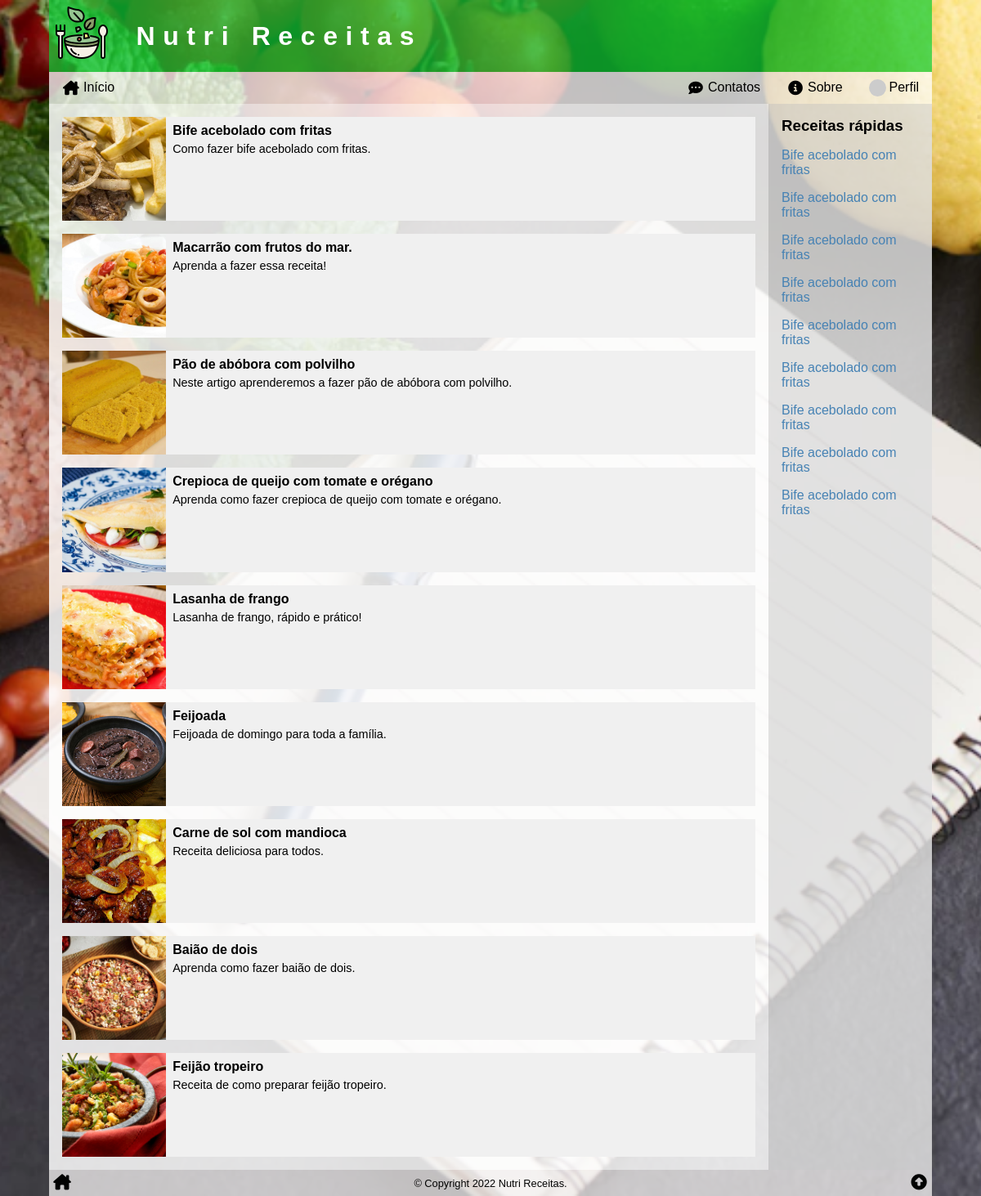
Screenshot of / (signed in) with the database file from the repository.
### tables this page shows
CREATE TABLE articles (
    art_id INT PRIMARY KEY AUTO_INCREMENT,
    art_title VARCHAR(127),
    art_intro VARCHAR(255),
    art_thumb VARCHAR(255),
    art_content TEXT,
    art_author INT,
    art_date TIMESTAMP DEFAULT CURRENT_TIMESTAMP,
    art_status ENUM('on', 'off', 'deleted') DEFAULT 'on',
    art_views INT DEFAULT 0,
    FOREIGN KEY (art_author) REFERENCES users (user_id)
);

### index.php (the view, shortened to what this page needs)
<?php
require($_SERVER['DOCUMENT_ROOT'] . '/_config.php');
$sql = <<<SQL
SELECT art_id, art_title, art_intro, art_thumb
    FROM articles
WHERE art_status = 'on'
    AND art_date <= NOW()
ORDER BY art_date DESC;
SQL;
$res = $conn->query($sql);
$artigos = '<div class="items">' . "\n";
while ($artigo = $res->fetch_assoc()) :
    $artigos .= <<<HTML
        <div class="item" onclick="location.href='/ler/?id={$artigo['art_id']}'">
            <div class="thumb" style="background-image: url('{$artigo['art_thumb']}')" title="Imagem de {$artigo['art_title']}"></div>
            <div class="body">
                <h4>{$artigo['art_title']}</h4>
                <span>{$artigo['art_intro']}</span>
            </div>
        </div>
HTML;
endwhile;
$artigos .= '</div>';
require($_SERVER['DOCUMENT_ROOT'] . '/_header.php');
?>
<section>
    <?php
    echo $artigos;
    ?>
</section>
<aside>
    <h3>Receitas rápidas</h3>
    <p><a href="/ler/?id=1">Bife acebolado com fritas</a></p>
    <p><a href="/ler/?id=2">Bife acebolado com fritas</a></p>
    <p><a href="/ler/?id=3">Bife acebolado com fritas</a></p>
    <p><a href="/ler/?id=4">Bife acebolado com fritas</a></p>
    <p><a href="/ler/?id=5">Bife acebolado com fritas</a></p>
    <p><a href="/ler/?id=6">Bife acebolado com fritas</a></p>
    <p><a href="/ler/?id=7">Bife acebolado com fritas</a></p>
    <p><a href="/ler/?id=8">Bife acebolado com fritas</a></p>
    <p><a href="/ler/?id=9">Bife acebolado com fritas</a></p>
</aside>
<?php
require($_SERVER['DOCUMENT_ROOT'] . '/_footer.php');

### style.css (style rules this page uses)
* { box-sizing: border-box; outline: none; transition: .2s; }
html, body { position: relative; width: 100%; height: 100%; padding: 0; margin: 0; font-family:'Gill Sans', 'Gill Sans MT', Calibri, 'Trebuchet MS', sans-serif; font-size: 16px; }
a { color: steelblue; text-decoration: none; }
header, nav, section, article, main, aside, footer { display: block; }
body { background-color: rgb(170, 170, 170); background-attachment: fixed; background-image: url('/img/background.png'); background-position: center; background-repeat: no-repeat; background-size: cover; }
.wrap>main>section, .wrap>main>aside { padding: 1rem; }
.wrap>main>section { flex-grow: 1; background-color: rgba(255, 255, 255, .85); }
.wrap>main>aside { border-top: 3px dotted grey; background: rgba(224, 224, 224, .85); }
.wrap>main>section>h2:first-child, .wrap>main>aside>h3:first-child { margin: 0; }
.item { background-color: rgb(240, 240, 240); margin-bottom: 1rem; border: 1px grey; cursor: pointer; }
.items .item:last-child { margin-bottom: 0; }
.item .thumb { width: 100%; aspect-ratio: 1 / 1; background-attachment: local; background-position: center; background-repeat: no-repeat; background-size: cover; }
.item .body { padding: .5rem; }
.item .body span { font-size: .9rem; }
.item h4 { margin: 0 0 .25rem 0; }
@media (min-width: 426px) { .items { display: grid; grid-template-columns: 50% 50%; grid-column-gap: 1rem; margin-right: 1rem; } }
@media (min-width: 576px) { .items { display: block; margin: 0; } }
@media (min-width: 576px) { .item { display: flex; } }
@media (min-width: 576px) { .item .thumb { width: 15%; } }
@media (min-width: 768px) { .wrap>main>aside { border-top: none; border-left: 3px grey; flex: 0 0 200px; } }

### rows the page displays
articles: art_thumb (picture), art_title "Bife acebolado com fritas", art_intro "Como fazer bife acebolado com fritas."
articles: art_thumb (picture), art_title "Macarrão com frutos do mar.", art_intro "Aprenda a fazer essa receita!"
articles: art_thumb (picture), art_title "Pão de abóbora com polvilho", art_intro "Neste artigo aprenderemos a fazer pão de abóbora com polvilho."
articles: art_thumb (picture), art_title "Crepioca de queijo com tomate e orégano", art_intro "Aprenda como fazer crepioca de queijo com tomate e orégano."
articles: art_thumb (picture), art_title "Lasanha de frango", art_intro "Lasanha de frango, rápido e prático!"
articles: art_thumb (picture), art_title "Feijoada", art_intro "Feijoada de domingo para toda a família."
articles: art_thumb (picture), art_title "Carne de sol com mandioca", art_intro "Receita deliciosa para todos."
articles: art_thumb (picture), art_title "Baião de dois", art_intro "Aprenda como fazer baião de dois."
articles: art_thumb (picture), art_title "Feijão tropeiro", art_intro "Receita de como preparar feijão tropeiro."
